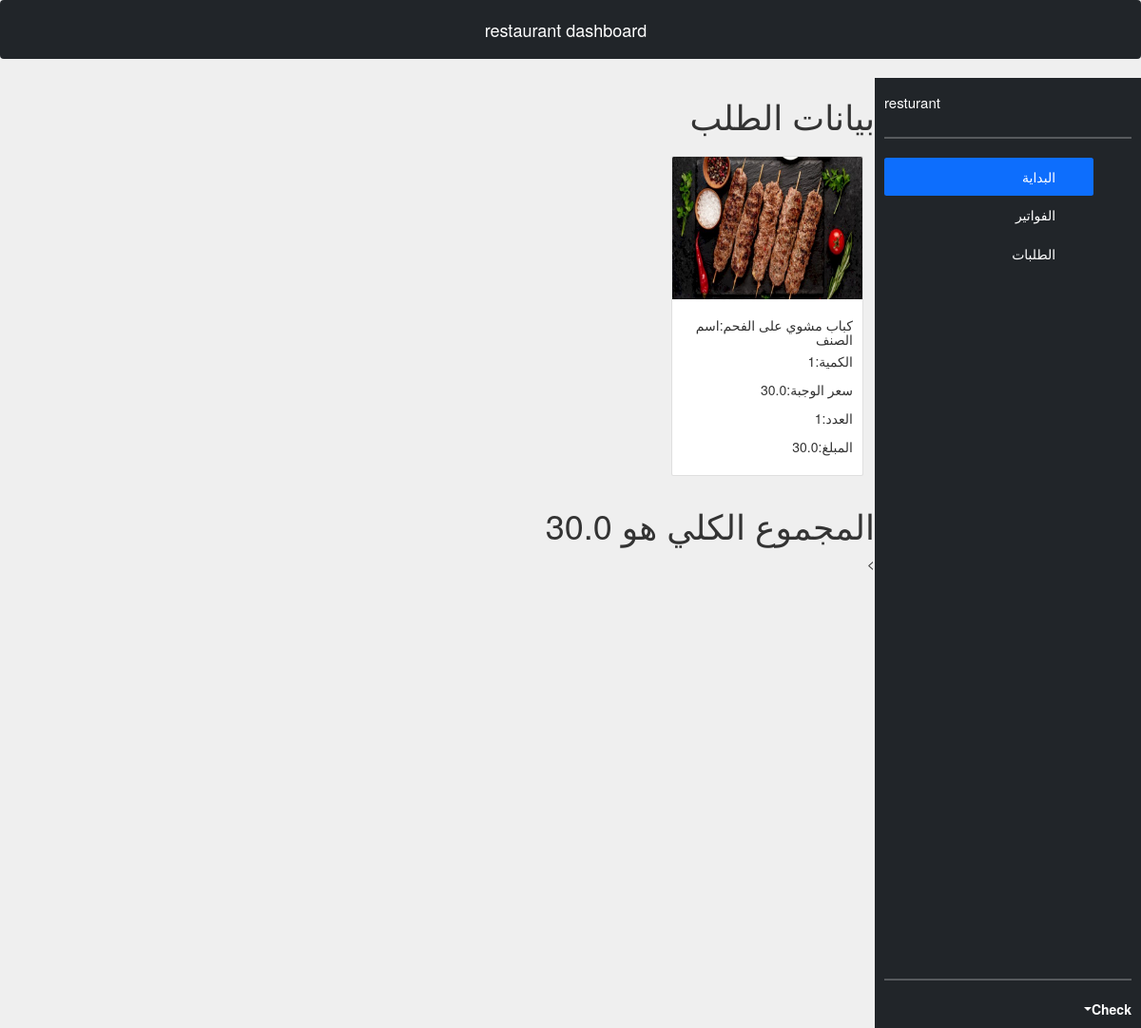
/orders/5 (signed in), run on the app's committed database.
### restaurantOrderingSystem/models.py (models this page shows, shortened)
class Food_Pick(models.Model):
    quantity = models.IntegerField()
    customer = models.ForeignKey(Customer, related_name='my_food', on_delete=CASCADE)
    meal = models.ForeignKey(Meal, related_name="food", on_delete=CASCADE)

class Meal(models.Model):
    meal_name = models.CharField(max_length=225)
    price = models.FloatField()
    description = models.CharField(max_length=225)
    meal_image = models.ImageField(upload_to='uploads/')
    created_at = models.DateTimeField(auto_now_add=True)
    updated_at = models.DateTimeField(auto_now=True)
    category = models.ForeignKey(Category, related_name="category_meals", on_delete=CASCADE)
    orderlist = models.ManyToManyField(Order, related_name='order', null=True, blank=True)

class Order(models.Model):
    table_number = models.CharField(max_length=225)
    created_at = models.DateField(auto_now_add=True)
    updated_at = models.DateField(auto_now=True)
    total = models.FloatField()
    customer = models.ForeignKey(Customer, related_name='ordering', on_delete=CASCADE)
    order_status = models.CharField(max_length=2, choices=OrderStatus.choices, default=OrderStatus.PENDING)
    foodlist = models.ManyToManyField('Meal', related_name='order')

### restaurantOrderingSystem/views.py (the view)
# urls.py: path('orders/<int:id>', login_required(views.orderdetail)),
def orderdetail(request,id):
    to = Customer.objects.get(id = id)
    price = Order.objects.get(customer = to)
    context = {"custom": Customer.objects.get(id=id) ,
               'price' :price.total}
    return render(request, "orderdetails.html", context)

### restaurantOrderingSystem/templates/orderdetails.html (shortened to what this page needs)
{% extends 'base.html'%}
{% load static %}
{% load mathfilters %}
{% block content %}
<nav class="navbar fixed-top navbar-dark bg-dark">
  <a class="navbar-brand" href="/">restaurant dashboard</a>
</nav>
<div class="log">
<div class="d-flex flex-column flex-shrink-0 p-3 text-white bg-dark" style="width: 280px; height:1000px">
    <a href="/" class="d-flex align-items-center mb-3 mb-md-0 me-md-auto text-white text-decoration-none">
      <svg class="bi me-2" width="40" height="32"><use xlink:href="#bootstrap"></use></svg>
      <span class="fs-4">resturant</span>
    </a>
    <hr>
    <ul class="nav nav-pills flex-column mb-auto">
      <li class="nav-item">
        <a href="/" class="nav-link active" aria-current="page">
          <svg class="bi me-2" width="16" height="16"><use xlink:href="#home"></use></svg>
          البداية
        </a>
      </li>
      <li>
        <a href="/orders" class="nav-link text-white">
          <svg class="bi me-2" width="16" height="16"><use xlink:href="#speedometer2"></use></svg>
          الفواتير
        </a>
      </li>
      <li>
        <a href="/kitchen" class="nav-link text-white">
          <svg class="bi me-2" width="16" height="16"><use xlink:href="#table"></use></svg>
          الطلبات
        </a>
      </li>
    </ul>
    <hr>
    <div class="dropdown">
      <a href="#" class="d-flex align-items-center text-white text-decoration-none dropdown-toggle" id="dropdownUser1" data-bs-toggle="dropdown" aria-expanded="false">
        <strong>Check</strong>
      </a>
    </div></div>
<section>
	<div>
        <h1>بيانات الطلب</h1>
{% for fod in custom.my_food.all %}
        <div class="staticing">
            <div class="card" style="width: 20.2rem ;">
  <img class="card-img-top" src="{{ fod.meal.meal_image.url }}" alt="Card image cap">
  <div class="card-body">
    <h5 class="card-title">{{fod.meal.meal_name}}:اسم الصنف</h5>
    <div class="card-text">
        <p> الكمية:{{fod.quantity}}</p>
            {% with answer=fod.quantity %}
                <p> سعر الوجبة:{{ fod.meal.price }}</p>
                        <p> العدد:{{ fod.quantity }}</p>
        <p> المبلغ:{{ answer|mul:fod.meal.price }}</p>
        {%endwith%}
            </div></div></div>
</div>
            {%endfor%}
    <h1>المجموع الكلي هو {{price}}</h1>
        </div>>
</section>
	</div>
{%endblock%}

### data on the page
Food_Pick: meal.meal_image (picture), meal.meal_name "كباب مشوي على الفحم", quantity "1", meal.price "30.0", quantity|mul "30.0"
Order: total "30.0"
